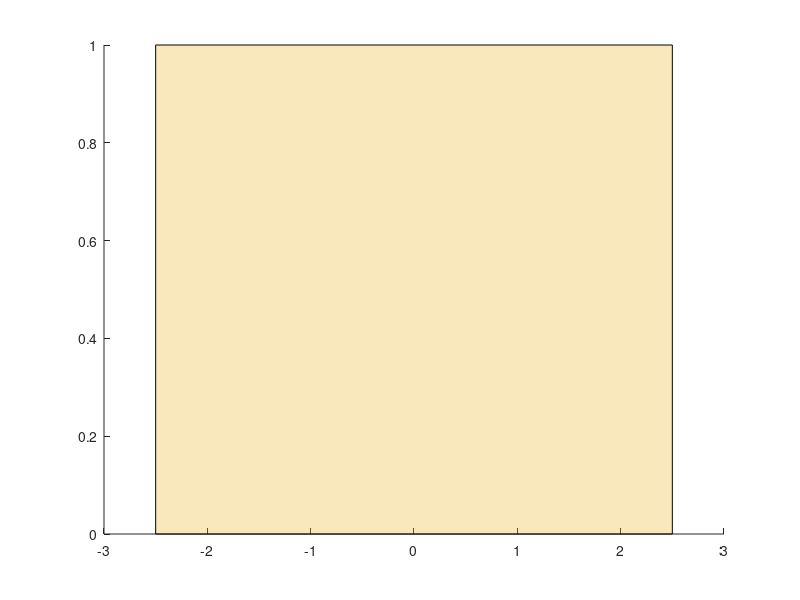

Recreate this plot in MATLAB. (Note: this script raises an error after producing the figure.)
% Alphamap_maker test version


% INPUT
% ======================================================================= %
INPUT.mapstyle  = 'none';

INPUT.clim      = [-2.5 2.5];
INPUT.shift     = 0;
INPUT.squeeze   = 2.1;
INPUT.save_map  = 'yes';
% ======================================================================= %


% colours
blue = [0 0.4470 0.7410];
red = [0.8500 0.3250 0.0980];
yellow = [0.9290 0.6940 0.1250];
purple = [0.4940 0.1840 0.5560];
green = [0.4660 0.6740 0.1880];

min_val = INPUT.clim(1);
max_val = INPUT.clim(2);

x_vec = linspace(min_val,max_val,1e3+1);

switch INPUT.mapstyle
    case 'none'
        y_vec = ones(size(x_vec));

        bend_start = 1;
        bend_end   = length(x_vec);

    case 'sequential'
        y_vec = erf(INPUT.squeeze*x_vec - INPUT.shift*INPUT.squeeze);

        % normalization
        min_amp = min(y_vec);
        y_vec = y_vec - min_amp;
        max_amp = max(y_vec);
        y_vec = y_vec ./ max_amp;

        % find bending
        low_vals = find(y_vec<=0.01);
        high_vals = find(y_vec>=0.99);

        bend_start = (low_vals(end)+1);
        bend_end   = (high_vals(1)-1);

    case 'diverging'
        y_vec = 5*-exp(-((x_vec - INPUT.shift).^2) ./ 2*INPUT.squeeze^2)+1;
        y_vec(y_vec<=0) = 0;

        % find bending
        low_vals = find(y_vec<=0.99);

        bend_start = (low_vals(1)-1);
        bend_end   = (low_vals(end)+1);
    otherwise
end

% patch
x_patch = [x_vec(bend_start),x_vec(bend_end),x_vec(bend_end),x_vec(bend_start)];
y_patch = [0,0,1,1];


% figure
figure(1)
clf

set(gcf, 'Units', 'normalized', 'Position', [0.15 0.2 0.7 0.5])

patch(x_patch,y_patch,yellow,'FaceAlpha',0.3)
hold on

yline(0,'--','Color',blue,'LineWidth',2,'HandleVisibility','off')
yline(1,'--','Color',blue,'LineWidth',2,'HandleVisibility','off')
xline(min_val,'--','Color',red,'LineWidth',2,'HandleVisibility','off')
xline(max_val,'--','Color',red,'LineWidth',2,'HandleVisibility','off')
xline(x_vec(bend_start),'--','Color',yellow,'LineWidth',2,'HandleVisibility','off')
xline(x_vec(bend_end),'--','Color',yellow,'LineWidth',2,'HandleVisibility','off')

plot(x_vec,y_vec,'k','LineWidth',2)

xticks(INPUT.clim(1):0.5:INPUT.clim(2))
yticks(0:0.5:1)

hAx = gca;
hAx.LineWidth = 2;
hAx.FontSize = 14;

title('Alpha map', 'FontSize', 18)
xlabel('color limits')
ylabel('Opacity')
legend('Transition','Alpha map')

grid on

axis equal
axis([min_val-0.1 max_val+0.1, -0.1, 1.1])

box on
set(gca, 'Layer', 'Top')

% save figure
switch INPUT.save_map
    case 'yes'
        dlgTitle    = 'Save alpha map';
        dlgQuestion = 'Do you wish to overwrite the existing alpha map?';
        choice = questdlg(dlgQuestion,dlgTitle,'Yes','No', 'Yes');

        alpha_map = y_vec;
        save('alpha_map.mat', 'alpha_map')
    case 'no'

    otherwise
end

